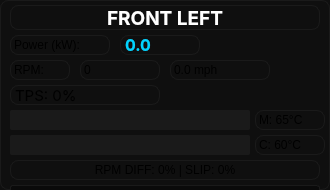
     <widget class="QFrame" name="motor1Frame">
      <property name="geometry">
       <rect>
        <x>10</x>
        <y>170</y>
        <width>330</width>
        <height>190</height>
       </rect>
      </property>
      <property name="styleSheet">
       <string notr="true">QFrame {
    background: #0f0f0f;
    border: 1px solid #1a1a1a;
    border-radius: 8px;
}</string>
      </property>
      <widget class="QLabel" name="motor1Label">
       <property name="geometry">
        <rect>
         <x>10</x>
         <y>5</y>
         <width>310</width>
         <height>25</height>
        </rect>
       </property>
       <property name="font">
        <font>
         <family>-apple-system</family>
         <pointsize>14</pointsize>
         <bold>true</bold>
        </font>
       </property>
       <property name="styleSheet">
        <string notr="true">color: #ffffff;</string>
       </property>
       <property name="text">
        <string>FRONT LEFT</string>
       </property>
       <property name="alignment">
        <set>Qt::AlignCenter</set>
       </property>
      </widget>
      <widget class="QLabel" name="motor1PowerLabel">
       <property name="geometry">
        <rect>
         <x>10</x>
         <y>35</y>
         <width>100</width>
         <height>20</height>
        </rect>
       </property>
       <property name="text">
        <string>Power (kW):</string>
       </property>
      </widget>
      <widget class="QLabel" name="motor1PowerValue">
       <property name="geometry">
        <rect>
         <x>120</x>
         <y>35</y>
         <width>80</width>
         <height>20</height>
        </rect>
       </property>
       <property name="font">
        <font>
         <family>-apple-system</family>
         <pointsize>12</pointsize>
         <bold>true</bold>
        </font>
       </property>
       <property name="styleSheet">
        <string notr="true">color: #00d4ff;</string>
       </property>
       <property name="text">
        <string>0.0</string>
       </property>
      </widget>
      <widget class="QLabel" name="motor1RPMLabel">
       <property name="geometry">
        <rect>
         <x>10</x>
         <y>60</y>
         <width>60</width>
         <height>20</height>
        </rect>
       </property>
       <property name="text">
        <string>RPM:</string>
       </property>
      </widget>
      <widget class="QLabel" name="motor1RPMValue">
       <property name="geometry">
        <rect>
         <x>80</x>
         <y>60</y>
         <width>80</width>
         <height>20</height>
        </rect>
       </property>
       <property name="text">
        <string>0</string>
       </property>
      </widget>
      <widget class="QLabel" name="motor1MPHLabel">
       <property name="geometry">
        <rect>
         <x>170</x>
         <y>60</y>
         <width>100</width>
         <height>20</height>
        </rect>
       </property>
       <property name="text">
        <string>0.0 mph</string>
       </property>
      </widget>
      <widget class="QLabel" name="motor1TPSValue">
       <property name="geometry">
        <rect>
         <x>10</x>
         <y>85</y>
         <width>150</width>
         <height>20</height>
        </rect>
       </property>
       <property name="font">
        <font>
         <family>-apple-system</family>
         <pointsize>11</pointsize>
        </font>
       </property>
       <property name="text">
        <string>TPS: 0%</string>
       </property>
      </widget>
      <widget class="QProgressBar" name="motor1MotorTemp">
       <property name="geometry">
        <rect>
         <x>10</x>
         <y>110</y>
         <width>240</width>
         <height>20</height>
        </rect>
       </property>
       <property name="styleSheet">
        <string notr="true">QProgressBar {
    border: none;
    background-color: #1a1a1a;
    border-radius: 2px;
}
QProgressBar::chunk {
    background: qlineargradient(x1:0, y1:0, x2:1, y2:0,
        stop:0 #0088ff, stop:0.5 #ffaa00, stop:1 #ff4444);
    border-radius: 2px;
}</string>
       </property>
       <property name="maximum">
        <number>150</number>
       </property>
       <property name="value">
        <number>65</number>
       </property>
       <property name="textVisible">
        <bool>false</bool>
       </property>
      </widget>
      <widget class="QLabel" name="motor1MotorTempLabel">
       <property name="geometry">
        <rect>
         <x>255</x>
         <y>110</y>
         <width>70</width>
         <height>20</height>
        </rect>
       </property>
       <property name="text">
        <string>M: 65°C</string>
       </property>
      </widget>
      <widget class="QProgressBar" name="motor1ControllerTemp">
       <property name="geometry">
        <rect>
         <x>10</x>
         <y>135</y>
         <width>240</width>
         <height>20</height>
        </rect>
       </property>
       <property name="styleSheet">
        <string notr="true">QProgressBar {
    border: none;
    background-color: #1a1a1a;
    border-radius: 2px;
}
QProgressBar::chunk {
    background: qlineargradient(x1:0, y1:0, x2:1, y2:0,
        stop:0 #0088ff, stop:0.5 #ffaa00, stop:1 #ff4444);
    border-radius: 2px;
}</string>
       </property>
       <property name="maximum">
        <number>150</number>
       </property>
       <property name="value">
        <number>60</number>
       </property>
       <property name="textVisible">
        <bool>false</bool>
       </property>
      </widget>
      <widget class="QLabel" name="motor1ControllerTempLabel">
       <property name="geometry">
        <rect>
         <x>255</x>
         <y>135</y>
         <width>70</width>
         <height>20</height>
        </rect>
       </property>
       <property name="text">
        <string>C: 60°C</string>
       </property>
      </widget>
      <widget class="QLabel" name="motor1SlipLabel">
       <property name="geometry">
        <rect>
         <x>10</x>
         <y>160</y>
         <width>310</width>
         <height>20</height>
        </rect>
       </property>
       <property name="text">
        <string>RPM DIFF: 0% | SLIP: 0%</string>
       </property>
       <property name="alignment">
        <set>Qt::AlignCenter</set>
       </property>
      </widget>
      <widget class="QLabel" name="motor1TractionLabel">
       <property name="geometry">
        <rect>
         <x>10</x>
         <y>185</y>
         <width>310</width>
         <height>25</height>
        </rect>
       </property>
       <property name="styleSheet">
        <string notr="true">color: #00ff88;
background: #0a0a0a;
padding: 2px;
border-radius: 3px;</string>
       </property>
       <property name="text">
        <string>TRACTION: OK</string>
       </property>
       <property name="alignment">
        <set>Qt::AlignCenter</set>
       </property>
      </widget>
      <widget class="QLabel" name="peakGLabel">
       <property name="geometry">
        <rect>
         <x>490</x>
         <y>35</y>
         <width>230</width>
         <height>25</height>
        </rect>
       </property>
       <property name="font">
        <font>
         <family>-apple-system</family>
         <pointsize>14</pointsize>
         <bold>false</bold>
        </font>
       </property>
       <property name="styleSheet">
        <string notr="true">color: #ffaa00;
font-weight: 500;</string>
       </property>
       <property name="text">
        <string>Peak G: ---</string>
       </property>
       <property name="alignment">
        <set>Qt::AlignCenter</set>
       </property>
      </widget>
     </widget>
